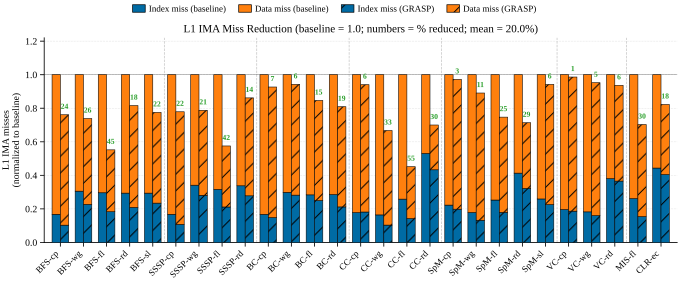

Generate this figure with Python:
#!/usr/bin/env python3
"""Round-2 Effectiveness Fig E1: IMA Miss Reduction (normalized stacked bars).

For each workload (27, MST excluded — no IMA), draw a pair of stacked bars:
  Left  bar: BASELINE -> idx_misses + data_misses, normalized to baseline total = 1.0
  Right bar: GRASP    -> idx_misses + data_misses, in same units (so its
            total height equals the GRASP residual fraction).

This shows where the misses went: shorter GRASP bars = larger total reduction;
the split between idx (blue) and data (orange) shows which axis dominates.

Data source: ima_plan/07_paper_outline/figures/effectiveness_data.json
Workload order: workload_names.ORDERED_27 (MST removed).
Skipped: pann_mis_flickr (no IMA chain — baseline IMA reads are null).
"""

from __future__ import annotations

import json
import sys
from pathlib import Path

import numpy as np

# ── Plot style ───────────────────────────────────────────────────────────────
_REPO = Path(__file__).resolve().parents[4]
sys.path.insert(0, str(_REPO / "ima_plan/07_paper_outline/plot_style"))
from plot_util import apply_style, save_fig, CB10                  # noqa: E402
from workload_names import (                                        # noqa: E402
    ORDERED_27, SHORT_NAME, group_separator_positions,
)

apply_style()
import matplotlib.pyplot as plt                                     # noqa: E402
from matplotlib.patches import Patch                                # noqa: E402

OUT_DIR = Path(__file__).resolve().parent
DATA_JSON = _REPO / "ima_plan/07_paper_outline/figures/effectiveness_data.json"

# ── Colours ──────────────────────────────────────────────────────────────────
C_IDX  = CB10[0]   # blue
C_DATA = CB10[1]   # orange

# ── Load ─────────────────────────────────────────────────────────────────────
DATA = json.loads(DATA_JSON.read_text())["workloads"]


def get_misses(rec, side):
    """Return (idx, data) miss counts as floats, or (None, None)."""
    s = rec.get(side) or {}
    i, d = s.get("ima_idx_misses"), s.get("ima_data_misses")
    if i is None or d is None:
        return None, None
    return float(i), float(d)


keys, base_idx, base_dat, gr_idx, gr_dat = [], [], [], [], []
skipped = []
for k in ORDERED_27:
    rec = DATA.get(k, {}) or {}
    bi, bd = get_misses(rec, "baseline")
    gi, gd = get_misses(rec, "grasp")
    if bi is None or gi is None or (bi + bd) == 0:
        skipped.append(k)
        continue
    keys.append(k)
    base_idx.append(bi); base_dat.append(bd)
    gr_idx.append(gi);   gr_dat.append(gd)

base_idx = np.array(base_idx); base_dat = np.array(base_dat)
gr_idx   = np.array(gr_idx);   gr_dat   = np.array(gr_dat)

base_tot = base_idx + base_dat
# Normalize so each workload's baseline total = 1.0
nb_idx = base_idx / base_tot
nb_dat = base_dat / base_tot
ng_idx = gr_idx   / base_tot
ng_dat = gr_dat   / base_tot
ng_tot = ng_idx + ng_dat            # GRASP residual fraction
red_pct = (1.0 - ng_tot) * 100.0    # reduction% per workload (display)

n = len(keys)
x = np.arange(n)
bar_w = 0.36

fig, ax = plt.subplots(figsize=(7.0, 3.10))

# ── Baseline (left) bars ─────────────────────────────────────────────────────
b1 = ax.bar(
    x - bar_w / 2, nb_idx, bar_w,
    color=C_IDX, edgecolor="black", linewidth=0.4,
    label="Index miss", zorder=3,
)
b2 = ax.bar(
    x - bar_w / 2, nb_dat, bar_w, bottom=nb_idx,
    color=C_DATA, edgecolor="black", linewidth=0.4,
    label="Data miss",  zorder=3,
)

# ── GRASP (right) bars ───────────────────────────────────────────────────────
g1 = ax.bar(
    x + bar_w / 2, ng_idx, bar_w,
    color=C_IDX, edgecolor="black", linewidth=0.4,
    hatch="//", zorder=3,
)
g2 = ax.bar(
    x + bar_w / 2, ng_dat, bar_w, bottom=ng_idx,
    color=C_DATA, edgecolor="black", linewidth=0.4,
    hatch="//", zorder=3,
)

# ── Reduction-% annotation above each GRASP bar ──────────────────────────────
for i, (h, r) in enumerate(zip(ng_tot, red_pct)):
    ax.text(
        x[i] + bar_w / 2, h + 0.025,
        f"{int(round(r))}",
        ha="center", va="bottom", fontsize=5.5,
        color="#2CA02C" if r >= 0 else "#D62728",
        fontweight="bold", zorder=6,
    )

# Reference line at 1.0 (baseline)
ax.axhline(y=1.0, color="black", linewidth=0.4, alpha=0.4, zorder=2)

# Vertical algorithm group separators (only for the kept keys → recompute)
def seps_for(keys_subset):
    from workload_names import ALG_OF
    s = []
    for i in range(1, len(keys_subset)):
        if ALG_OF.get(keys_subset[i]) != ALG_OF.get(keys_subset[i - 1]):
            s.append(i - 0.5)
    return s

for sep in seps_for(keys):
    ax.axvline(x=sep, color="#999999", linestyle="--",
               linewidth=0.5, alpha=0.6, zorder=1)

# ── Axes formatting ──────────────────────────────────────────────────────────
ax.set_ylabel("L1 IMA misses\n(normalized to baseline)", fontsize=7)
ax.set_ylim(0, 1.22)
ax.set_xlim(-0.7, n - 0.3)
ax.set_xticks(x)
ax.set_xticklabels([SHORT_NAME[k] for k in keys],
                   rotation=45, ha="right", fontsize=6.5)
ax.tick_params(axis="y", labelsize=7)

# ── Legend (4 entries) — placed below title via figure-level legend ─────────
legend_handles = [
    Patch(facecolor=C_IDX,  edgecolor="black", label="Index miss (baseline)"),
    Patch(facecolor=C_DATA, edgecolor="black", label="Data miss (baseline)"),
    Patch(facecolor=C_IDX,  edgecolor="black", hatch="//",
          label="Index miss (GRASP)"),
    Patch(facecolor=C_DATA, edgecolor="black", hatch="//",
          label="Data miss (GRASP)"),
]

mean_red = float(np.mean(red_pct))
# Title goes inside the axes (top of plot) so the legend can sit above it
ax.set_title(
    f"L1 IMA Miss Reduction (baseline = 1.0; numbers = % reduced; mean = {mean_red:.1f}%)",
    fontsize=8, pad=4,
)
# Legend lives on the figure so it can claim its own slot above the title
fig.legend(
    handles=legend_handles,
    ncol=4, fontsize=6.5, frameon=False,
    loc="upper center", bbox_to_anchor=(0.5, 0.99),
    handlelength=1.4, handleheight=0.9,
    columnspacing=1.4,
)
# Manual layout because constrained_layout doesn't reserve room for fig.legend
fig.subplots_adjust(left=0.085, right=0.99, top=0.86, bottom=0.20)

# ── Save & report ────────────────────────────────────────────────────────────
save_fig(fig, "proto_r2_e1_miss_reduction", OUT_DIR)
plt.close(fig)

print(f"Saved: {OUT_DIR}/proto_r2_e1_miss_reduction.{{pdf,svg}}")
print(f"workloads plotted = {n}    skipped = {skipped}")
print(f"miss reduction:  mean = {mean_red:6.2f}%   "
      f"min = {red_pct.min():6.2f}%   max = {red_pct.max():6.2f}%")
print()
print("Per-workload:")
for k, r, gtot in zip(keys, red_pct, ng_tot):
    print(f"  {SHORT_NAME[k]:9s}  reduction = {r:6.2f}%   "
          f"GRASP residual = {gtot:.3f}")
